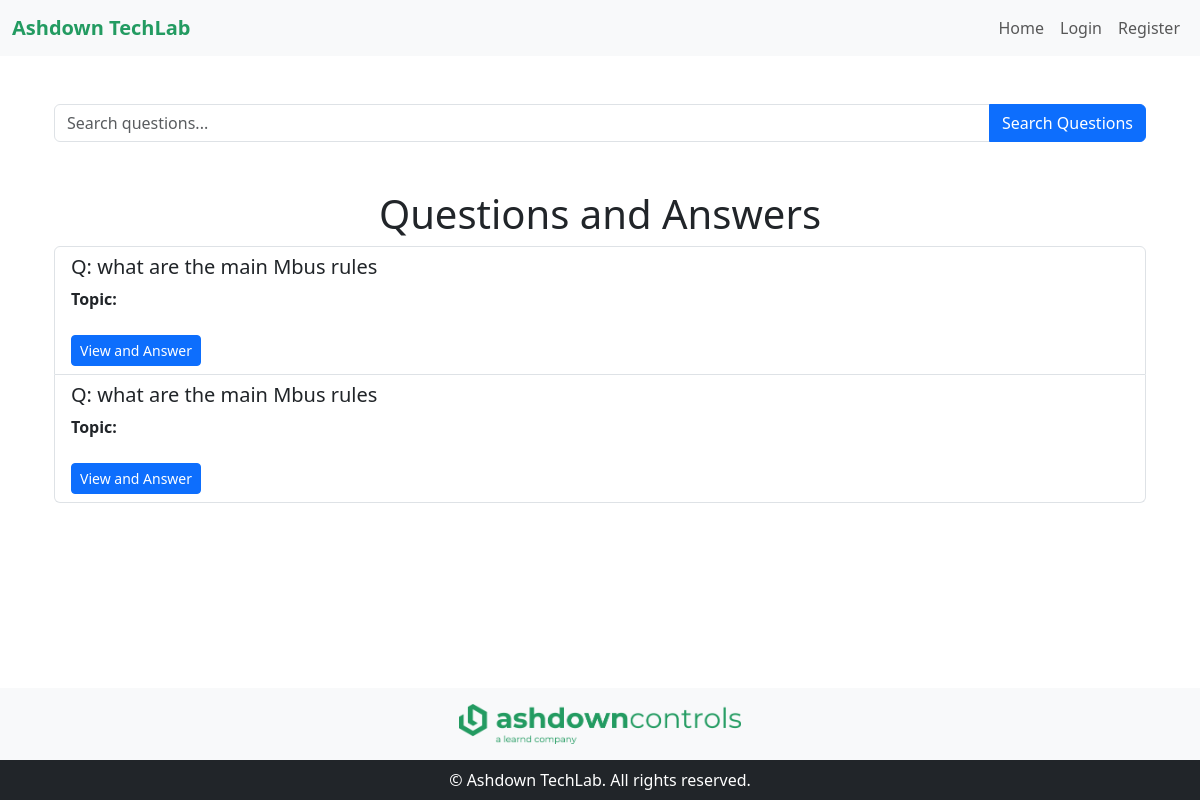
Screenshot of /questions with the database file from the repository.
### tables this page shows
CREATE TABLE questions (
                id INTEGER PRIMARY KEY AUTOINCREMENT,
                topic TEXT NOT NULL,
                question TEXT NOT NULL,
                author TEXT NOT NULL,
                author_id TEXT NOT NULL,
                created_at TIMESTAMP DEFAULT CURRENT_TIMESTAMP
                
            );

### app.py (the view)
@app.route('/questions')
def questions():
    conn = get_db_connection()
    questions = conn.execute('SELECT * FROM questions ').fetchall()
    questions_with_answers = []
    for question in questions:
        answers = conn.execute('SELECT * FROM answers WHERE question_id = ? ', (question['id'],)).fetchall()
        questions_with_answers.append({
            'question': question['question'],
            'id': question['id'],
            'created_at': question['created_at'],
            'answers': answers
        })
    conn.close()
    return render_template('questions.html', questions=questions_with_answers)

### app.py (called while the page is built)
def get_db_connection():
    conn = sqlite3.connect('site.db')
    conn.row_factory = sqlite3.Row  # Allows us to access columns by name
    return conn

### templates/questions.html (shortened to what this page needs)
{% extends "base.html" %}
{% block content %}
    <div class="container">
        <form action="{{ url_for('q_search') }}" method="get" class="mb-4">
            <div class="input-group">
                <input type="text" name="query" class="form-control" placeholder="Search questions..." required>
                <button type="submit" class="btn btn-primary">Search Questions</button>
            </div>
        </form>
    </div>
    <div class="container mt-5">
        <h1 class="text-center">Questions and Answers</h1>
        {% if questions %}
            <ul class="list-group">
                {% for question in questions %}
                    <li class="list-group-item">
                        <h5>Q: {{ question['question'] }}</h5>
                        <p><strong>Topic:</strong> {{ question['topic'] }}</p>
                        <a href="{{ url_for('answer_question', question_id=question['id']) }}" class="btn btn-sm btn-primary mt-2">View and Answer</a>
                    </li>
                {% endfor %}
            </ul>
        {% else %}
            <p>No questions have been asked yet.</p>
        {% endif %}
    </div>
{% endblock %}

### rows the page displays
questions: question "what are the main Mbus rules"
questions: question "what are the main Mbus rules"
